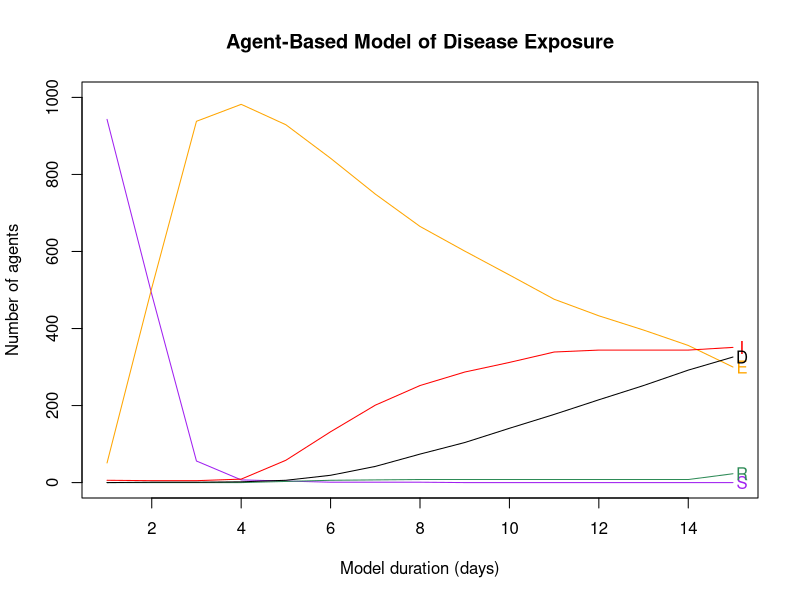

Here is the R script that generated this plot:
"Finished part 11, part 12 below:
https://www.youtube.com/watch?v=Gpr7gEdiN0w"
# agent_no is a label
# state = S (susceptible) or E (exposed)
# I = infected, R = recovered, D = dead
# mixing describes interaction with other agents


# deps --------------------------------------------------------------------
library(here)

model_params <- data.frame(
  pop = 1000,
  no_days = 15,
  maxmix = 5,
  s2e = 0.2,
  e2i = 0.9,
  i2d = 0.1
)

# -------------------------------------------------------------------------
# define a population of agents
"
npop = number of agents
num_e = number of agents exposed
num_i = number of agents infected
"
create_agents <- function(npop, num_e, num_i, agents = data.frame()) {
  agents <- data.frame(
    agent_no = 1:npop,
    state = "S",
    mixing = runif(npop, 0, 1),
    days_exposed = 0,
    days_infected = 0,
    stringsAsFactors = FALSE
  )
  # ensure num_e are exposed
  agents$state[1:num_e] <- "E"
  # how long were they exposed (after 14 days they recover)
  agents$days_exposed[agents$state == "E"] <- rbinom(num_e, 13, 0.5) + 1
  # ensure num_i are infected
  infected_index <- num_e + 1:num_i
  agents$state[infected_index] <- "I"
  # how long were they infected?
  agents$days_infected[infected_index] <- rbinom(num_i, 12, 0.5) + 1

  print(sprintf("Population: %s", nrow(agents)))
  print(table(agents$state))
  return(agents)
}

agents <- create_agents(model_params$pop, num_e = 5, num_i = 5)


# helper funcs ------------------------------------------------------------
# avoiding complexity hooks
# this will be used on every individual in the population (defined as i in
# `run_encounters()`)
expose_agents <- function(agent_df, encounters, individual, param_df) {
  # alter conditions on encounters
  for (j in seq_along(encounters)) {
    encounter <- agent_df[encounters[j], ]
    if (encounter$state == "E") {
      # model an infection risk based on s2e param
      infection_risk <- runif(1, 0, 1)
      if (infection_risk > param_df$s2e) {
        # only infect if above 0.5
        agent_df$state[individual] <- "E"
      }
    }
  }
  return(agent_df$state[individual])
}



# -------------------------------------------------------------------------
# run the encounters
run_encounters <- function(agent_df, param_df) {
  # grab the susceptible agents' index
  npop <- nrow(agent_df)
  sus_agents <- (1:npop)[agent_df$state == "S"]
  # when mixing, mix only with susceptible or exposed, logic is that infected
  # or recvering should be isolating, dead people shouldn't be mixed with.
  sus_exposed_agents <- (1:npop)[agent_df$state == "S" | agent_df$state == "E"]
  for (i in sus_agents) {


    # determine agents propensity to mix
    mix_likelihood <- agent_df$mixing[i]
    # find the number of agents encountered
    # small No.s get rounded to 0 and throw downstream error, therefore
    # always encounter 1
    num_encountered <- round(
      (mix_likelihood * param_df$maxmix) + 1,
      digits = 0
    )
    # retrieve the agents encountered
    agents_encountered <- sample(
      # updating to limit the population members
      sus_exposed_agents,
      size = num_encountered,
      replace = TRUE,
      prob = agent_df$mixing[sus_exposed_agents]
    )
    # alter conditions on encounters
    agent_df$state[i] <- expose_agents(
      agent_df, agents_encountered,
      individual = i, param_df = model_params
    )
  }
  # grab the exposed agents and increment their exposure duration
  exposed <- (1:npop)[agent_df$state == "E"]
  agent_df$days_exposed[exposed] <- agent_df$days_exposed[exposed] + 1
  # Recover on the 15th day
  recovering <- (1:npop)[agent_df$days_exposed > 14]
  agent_df$state[recovering] <- "R"
  # change exposed people to infected
  infecting <- (1:npop)[agent_df$state == "E" & agent_df$days_exposed > 3]
  # give a random chance of becoming infected
  for (i in infecting) {
    infection_risk <- runif(1, 0, 1)
    if (infection_risk > param_df$e2i) {
      agent_df$state[i] <- "I"
    }
  }
  # increment the time infected
  inf_incrementing <- (1:param_df$pop)[agent_df$state == "I"]
  agent_df$days_infected[inf_incrementing] <- agent_df$days_infected[
    inf_incrementing
  ] + 1
  # Infected surviving to day 15 will recover
  inf_recovering <- (1:param_df$pop)[
    agent_df$state == "I" & agent_df$days_infected > 14
  ]
  agent_df$state[inf_recovering] <- "R"
  # if not recovered, model chance of death
  still_infected <- (1:param_df$pop)[
    agent_df$state == "I" & agent_df$days_infected < 15
  ]
  agent_df$state[still_infected] <- ifelse(
    runif(length(still_infected), 0, 1) > param_df$i2d,
    "I",
    "D"
  )

  return(agent_df)
}

# moving agents through time -----------------------------------------------

run_time <- function(agent_table, out_df, param_df) {
  message(sprintf(
    "moving %s people through %s days",
    param_df$pop, param_df$no_days
  ))
  for (k in 1:param_df$no_days) {
    agent_table <- run_encounters(
      agent_df = agent_table, param_df = param_df
    )
    # format should be df as input
    # update output df
    out_df$E[k] <- length(agent_table$state[agent_table$state == "E"])
    out_df$S[k] <- length(agent_table$state[agent_table$state == "S"])
    out_df$I[k] <- length(agent_table$state[agent_table$state == "I"])
    out_df$R[k] <- length(agent_table$state[agent_table$state == "R"])
    out_df$D[k] <- length(agent_table$state[agent_table$state == "D"])
  }
  return(out_df)
}

output_df <- run_time(
  agents,
  out_df = data.frame(
    "E" = rep(0, model_params$no_days),
    "S" = rep(0, model_params$no_days),
    "I" = rep(0, model_params$no_days),
    "R" = rep(0, model_params$no_days),
    "D" = rep(0, model_params$no_days)
  ),
  model_params
)

# visualise ---------------------------------------------------------------

png(here("www/output_plot.png"), width = 1920, height = 1080)
plot(
  1:model_params$no_days, output_df$S,
  main = "Agent-Based Model of Disease Exposure",
  xlab = "Model duration (days)", ylab = "Number of agents",
  type = "l", col = "purple",
  ylim = c(0, model_params$pop)
)
mysubtitle <- sprintf(
  "%s agents over %s days",
  model_params$pop, model_params$no_days
)
mtext(side = 3, line = 0.6, at = -0.09, adj = -7.3, cex = 0.9, mysubtitle)
lab_nudge <- 0.2
text(
  x = model_params$no_days + lab_nudge, y = tail(output_df$S, 1),
  label = "S", col = "purple"
)
lines(1:model_params$no_days, output_df$E, col = "orange")
text(
  x = model_params$no_days + lab_nudge, y = tail(output_df$E, 1),
  label = "E", col = "orange"
)
lines(1:model_params$no_days, output_df$I, col = "red")
text(
  x = model_params$no_days + lab_nudge, y = tail(output_df$I, 1),
  label = "I", col = "red"
)
lines(1:model_params$no_days, output_df$R, col = "seagreen")
text(
  x = model_params$no_days + lab_nudge, y = tail(output_df$R, 1),
  label = "R", col = "seagreen"
)
lines(1:model_params$no_days, output_df$D, col = "black")
text(
  x = model_params$no_days + lab_nudge, y = tail(output_df$D, 1),
  label = "D", col = "black"
)
dev.off()
